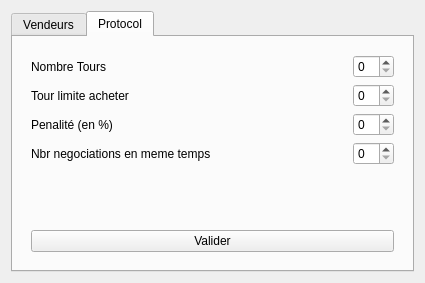
<?xml version="1.0" encoding="UTF-8"?>
<ui version="4.0">
 <class>Parametres</class>
 <widget class="QWidget" name="Parametres">
  <property name="geometry">
   <rect>
    <x>0</x>
    <y>0</y>
    <width>425</width>
    <height>283</height>
   </rect>
  </property>
  <property name="windowTitle">
   <string>Form</string>
  </property>
  <layout class="QHBoxLayout" name="horizontalLayout_3">
   <item>
    <widget class="QTabWidget" name="tabWidget">
     <property name="currentIndex">
      <number>1</number>
     </property>
     <widget class="QWidget" name="Vendeurs">
      <attribute name="title">
       <string>Vendeurs</string>
      </attribute>
      <layout class="QGridLayout" name="gridLayout">
       <item row="0" column="0">
        <widget class="QWidget" name="widget_2" native="true">
         <layout class="QVBoxLayout" name="verticalLayout_5">
          <item>
           <layout class="QVBoxLayout" name="verticalLayout_2">
            <item>
             <layout class="QVBoxLayout" name="verticalLayout">
              <item>
               <layout class="QHBoxLayout" name="horizontalLayout">
                <item>
                 <widget class="QLabel" name="label">
                  <property name="text">
                   <string>Nombre Vendeurs</string>
                  </property>
                 </widget>
                </item>
                <item>
                 <spacer name="horizontalSpacer">
                  <property name="orientation">
                   <enum>Qt::Orientation::Horizontal</enum>
                  </property>
                  <property name="sizeHint" stdset="0">
                   <size>
                    <width>40</width>
                    <height>20</height>
                   </size>
                  </property>
                 </spacer>
                </item>
                <item>
                 <widget class="QSpinBox" name="numVendorsSpin"/>
                </item>
               </layout>
              </item>
             </layout>
            </item>
            <item>
             <widget class="QScrollArea" name="vendorsScrollArea">
              <property name="widgetResizable">
               <bool>true</bool>
              </property>
              <widget class="QWidget" name="vendorsContainer">
               <property name="geometry">
                <rect>
                 <x>0</x>
                 <y>0</y>
                 <width>363</width>
                 <height>127</height>
                </rect>
               </property>
              </widget>
             </widget>
            </item>
           </layout>
          </item>
          <item>
           <widget class="QPushButton" name="submitButton">
            <property name="text">
             <string>Valider</string>
            </property>
           </widget>
          </item>
         </layout>
        </widget>
       </item>
      </layout>
     </widget>
     <widget class="QWidget" name="Protocol">
      <attribute name="title">
       <string>Protocol</string>
      </attribute>
      <layout class="QGridLayout" name="gridLayout_2">
       <item row="0" column="0">
        <widget class="QWidget" name="widget" native="true">
         <layout class="QVBoxLayout" name="verticalLayout_4">
          <item>
           <layout class="QHBoxLayout" name="horizontalLayout_2">
            <item>
             <widget class="QLabel" name="label_2">
              <property name="text">
               <string>Nombre Tours</string>
              </property>
             </widget>
            </item>
            <item>
             <spacer name="horizontalSpacer_2">
              <property name="orientation">
               <enum>Qt::Orientation::Horizontal</enum>
              </property>
              <property name="sizeHint" stdset="0">
               <size>
                <width>40</width>
                <height>20</height>
               </size>
              </property>
             </spacer>
            </item>
            <item>
             <widget class="QSpinBox" name="nombre_tours"/>
            </item>
           </layout>
          </item>
          <item>
           <layout class="QHBoxLayout" name="horizontalLayout_4">
            <item>
             <widget class="QLabel" name="label_3">
              <property name="text">
               <string>Tour limite acheter</string>
              </property>
             </widget>
            </item>
            <item>
             <spacer name="horizontalSpacer_3">
              <property name="orientation">
               <enum>Qt::Orientation::Horizontal</enum>
              </property>
              <property name="sizeHint" stdset="0">
               <size>
                <width>40</width>
                <height>20</height>
               </size>
              </property>
             </spacer>
            </item>
            <item>
             <widget class="QSpinBox" name="lim_tour"/>
            </item>
           </layout>
          </item>
          <item>
           <layout class="QHBoxLayout" name="horizontalLayout_5">
            <item>
             <widget class="QLabel" name="label_6">
              <property name="text">
               <string>Penalité (en %)</string>
              </property>
             </widget>
            </item>
            <item>
             <spacer name="horizontalSpacer_5">
              <property name="orientation">
               <enum>Qt::Orientation::Horizontal</enum>
              </property>
              <property name="sizeHint" stdset="0">
               <size>
                <width>40</width>
                <height>20</height>
               </size>
              </property>
             </spacer>
            </item>
            <item>
             <widget class="QSpinBox" name="pen"/>
            </item>
           </layout>
          </item>
          <item>
           <layout class="QHBoxLayout" name="horizontalLayout_6">
            <item>
             <widget class="QLabel" name="label_4">
              <property name="text">
               <string>Nbr negociations en meme temps</string>
              </property>
             </widget>
            </item>
            <item>
             <spacer name="horizontalSpacer_6">
              <property name="orientation">
               <enum>Qt::Orientation::Horizontal</enum>
              </property>
              <property name="sizeHint" stdset="0">
               <size>
                <width>40</width>
                <height>20</height>
               </size>
              </property>
             </spacer>
            </item>
            <item>
             <widget class="QSpinBox" name="nbr_sim"/>
            </item>
           </layout>
          </item>
          <item>
           <spacer name="verticalSpacer">
            <property name="orientation">
             <enum>Qt::Orientation::Vertical</enum>
            </property>
            <property name="sizeHint" stdset="0">
             <size>
              <width>20</width>
              <height>40</height>
             </size>
            </property>
           </spacer>
          </item>
          <item>
           <widget class="QPushButton" name="protocolSubmitButton">
            <property name="text">
             <string>Valider</string>
            </property>
           </widget>
          </item>
         </layout>
        </widget>
       </item>
      </layout>
     </widget>
    </widget>
   </item>
  </layout>
 </widget>
 <resources/>
 <connections/>
</ui>
